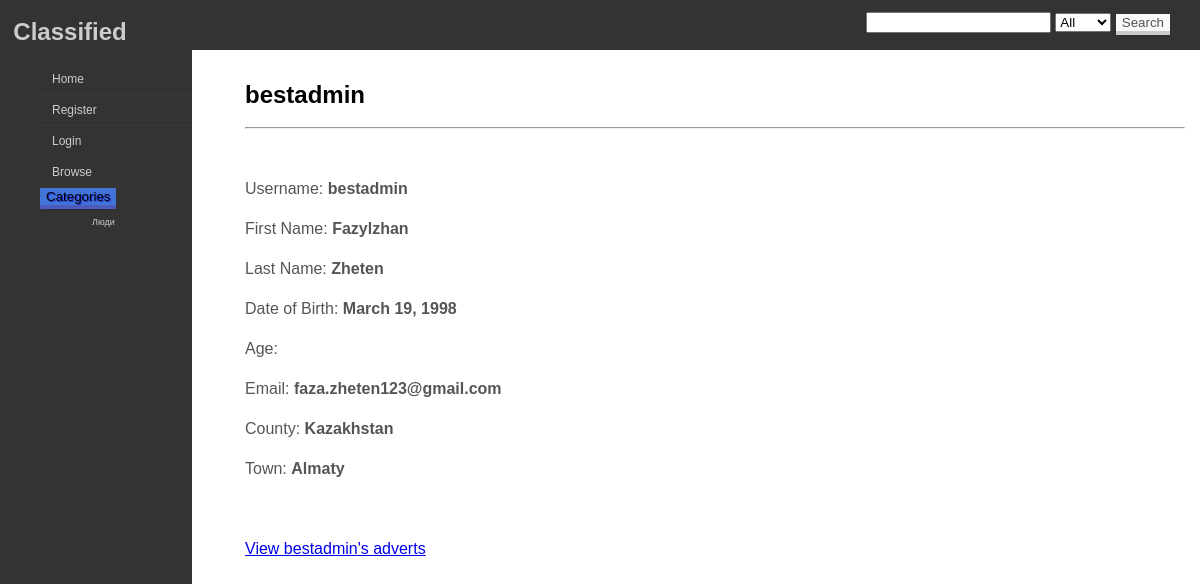
The app's page /accounts/public_profile/1/ with its own data.
### accounts/models.py (models this page shows)
class Profile(models.Model):
    user = models.ForeignKey(User, on_delete=models.CASCADE)
    first_name = models.CharField(max_length=20, null=True)
    last_name = models.CharField(max_length=20, null=True)
    DOB = models.DateField(null=True)
    public_email = models.EmailField(null=True)
    county = models.CharField(max_length=20, null=True)
    town = models.CharField(max_length=30, null=True)

### adverts/models.py (models this page shows, shortened)
class Category(models.Model):
    name = models.CharField(max_length=40)

### accounts/views.py (the view)
# urls.py: url(r'^public_profile/(?P<user_id>\d+)/$', public_profile, name='public_profile'),
def public_profile(request, user_id):
    content = {}
    content['categories'] = Category.objects.all()
    content['user_id'] = user_id
    if Profile.objects.filter(user=user_id).exists():
        content['profile'] = Profile.objects.get(user=user_id)
    return render(request, 'public_profile.html', content)

### templates/public_profile.html (shortened to what this page needs)
{% extends 'base.html' %}
{% block content %}
<h2>{{ profile.user }}</h2>
<hr>
<br>
<p>Username:  <b>{{ profile.user }}</b></p>
<p>First Name:  <b>{{ profile.first_name }}</b></p>
<p>Last Name:  <b>{{ profile.last_name }}</b></p>
<p>Date of Birth:  <b>{{ profile.DOB }}</b></p>
<p>Age:  <b>{{ profile.age }}</b></p>
<p>Email:  <b>{{ profile.public_email }}</b></p>
<p>County:  <b>{{ profile.county }}</b></p>
<p>Town:  <b>{{ profile.town }}</b></p>
<br>
{% if profile.user %}
<p><a href="{% url 'adverts:user_adverts' profile.user.pk %}">View {{ profile.user }}'s adverts</a></p>
{% endif %}
<br>
{% endblock %}

### templates/base.html (shortened to what this page needs)
<!DOCTYPE html>
{% load static %}
<html xmlns="http://www.w3.org/1999/html">
<head>
    <link rel="stylesheet" type="text/css" href="{% static 'classified/css/simple.css' %}"/>
    <link rel="stylesheet" type="text/css" href="{% static 'classified/css/sidebar.css' %}"/>
    <link rel="stylesheet" type="text/css" href="{% static 'classified/css/buttons.css' %}"/>
</head>
<body>
<main>
    <div class="innertube"><br><br>
        {% block content %}
        {% endblock %}
    </div>
</main>
<div class="header">
    <a href="https://github.com/ThriceGood/classified-django">
        <h2 style="color:#ccc;float:left;">&nbsp Classified</h2>
    </a>
    <div style="float:right;padding: 10px 30px 5px 5px;">
        <form method="post" action="{% url 'adverts:search' %}">
            <input name="query" type="search">
            <select name="category">
                <option value="0">All</option>
            </select>
            <input type="submit" class="btn btn-default btn-pressure btn-sensitive" value="Search"/>
        </form>
    </div>
</div>
<div id='cssmenu'><br><br>
    <ul>
        <li><a href="{% url 'main:index' %}"><span>Home</span></a></li>
        {% if user.is_authenticated %}
            <li><a href="{% url 'accounts:logout' %}"><span>Logout</span></a></li>
        {% else %}
            <li><a href="{% url 'accounts:register' %}"><span>Register</span></a></li>
            <li><a href="{% url 'accounts:login' %}"><span>Login</span></a></li>
        {% endif %}
        <li><a href="{% url 'adverts:list' 0 %}"><span>Browse</span></a></li>
        <li>
            <div class="dropdown">
                <button class="btn btn-primary dropdown-toggle" type="button" data-toggle="dropdown">Categories
                    </button>
                <ul class="dropdown-menu" id="dropdown">
                    {% for category_item in categories %}
                        <li><a href="{% url 'adverts:list' category_item.id %}">{{ category_item.name }}</a></li>
                    {% endfor %}
                </ul>
            </div>
        </li>
    </ul>
</div>
</body>
</html>

### static/classified/css/simple.css (style rules this page uses)
body { margin: 0; padding: 0; overflow: hidden; height: 100%; max-height: 100%; font-family:Sans-serif; line-height: 1.5em; }
main { position: fixed; top: 0; left: 230px; right: 0; bottom: 0; overflow: auto; background: #fff; }
.innertube { margin: 15px; }
p { color: #555; }
.header { width:100%; position:fixed; top:0px; height:50px; background:#333; margin:0px auto; }

### static/classified/css/sidebar.css (style rules this page uses)
#cssmenu { background: #333; list-style: none; margin: 0; padding: 0; width: 12em; height: 1000px; }
#cssmenu li { font: 75% "Lucida Sans Unicode", "Bitstream Vera Sans", "Trebuchet Unicode MS", "Lucida Grande", Verdana, Helvetica, sans-serif; margin: 0; padding: 0; list-style: none; }
#cssmenu a { background: #333; border-bottom: 1px solid #393939; color: #ccc; display: block; margin: 0; padding: 8px 12px; text-decoration: none; font-weight: normal; }

### static/classified/css/buttons.css (style rules this page uses)
.btn { border-radius: 0; border: 0; border-bottom: 4px solid #CCCCCC; margin:0; -webkit-box-shadow: 0 5px 5px -6px rgba(0,0,0,.3); -moz-box-shadow: 0 5px 5px -6px rgba(0,0,0,.3); box-shadow: 0 5px 5px -6px rgba(0,0,0,.3); }
.btn-default { color: #555; background-color: #f9f9f9; border-color: #cacaca; text-shadow: 1px 1px 0 #f5f5f5; }
.btn-primary { background-color: #4274d7; border-color: #4d5bbe; text-shadow: 1px 1px 0 #232bd5; }
.btn-pressure { position: relative; margin-bottom: 0; }

### records on screen
Profile: user "bestadmin", first_name "Fazylzhan", last_name "Zheten", DOB "March 19, 1998", public_email "faza.zheten123@gmail.com", county "Kazakhstan", town "Almaty"
Category: name "Люди"
